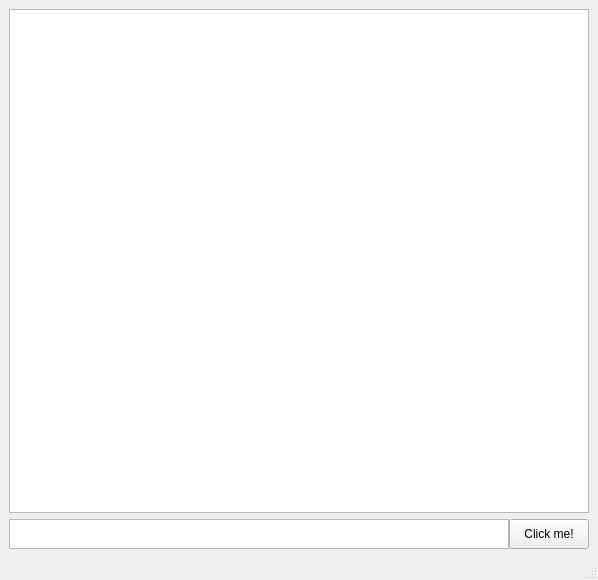
<?xml version="1.0" encoding="UTF-8"?>
<ui version="4.0">
 <class>MainWindow</class>
 <widget class="QMainWindow" name="MainWindow">
  <property name="geometry">
   <rect>
    <x>0</x>
    <y>0</y>
    <width>598</width>
    <height>580</height>
   </rect>
  </property>
  <property name="windowTitle">
   <string>Qt Template Project</string>
  </property>
  <widget class="QWidget" name="centralwidget">
   <layout class="QVBoxLayout" name="verticalLayout_2">
    <item>
     <layout class="QVBoxLayout" name="verticalLayout">
      <item>
       <widget class="QTextBrowser" name="textBrowser_chat_window"/>
      </item>
      <item>
       <layout class="QHBoxLayout" name="horizontalLayout">
        <property name="spacing">
         <number>0</number>
        </property>
        <property name="sizeConstraint">
         <enum>QLayout::SizeConstraint::SetMinimumSize</enum>
        </property>
        <item>
         <widget class="QTextEdit" name="textEdit_message">
          <property name="maximumSize">
           <size>
            <width>16777215</width>
            <height>30</height>
           </size>
          </property>
         </widget>
        </item>
        <item>
         <widget class="QPushButton" name="pushButton_send">
          <property name="sizePolicy">
           <sizepolicy hsizetype="Minimum" vsizetype="MinimumExpanding">
            <horstretch>0</horstretch>
            <verstretch>0</verstretch>
           </sizepolicy>
          </property>
          <property name="maximumSize">
           <size>
            <width>16777215</width>
            <height>30</height>
           </size>
          </property>
          <property name="text">
           <string>Click me!</string>
          </property>
         </widget>
        </item>
       </layout>
      </item>
     </layout>
    </item>
   </layout>
  </widget>
  <widget class="QMenuBar" name="menubar">
   <property name="geometry">
    <rect>
     <x>0</x>
     <y>0</y>
     <width>598</width>
     <height>21</height>
    </rect>
   </property>
  </widget>
  <widget class="QStatusBar" name="statusbar"/>
 </widget>
 <resources/>
 <connections/>
</ui>
